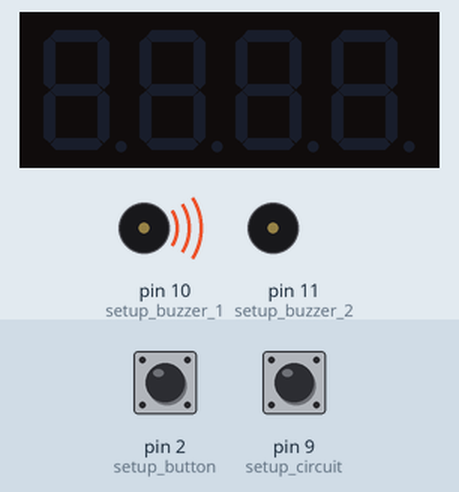
A sketch run on a simulated Arduino Uno, built with avr-gcc and run on an emulated ATmega328P. Parts: 4-digit seven-segment display, buzzer (waves = sounding, pin HIGH). The inputs (shaded band) are chosen by the test bench; at power-on: pin 9 (setup_circuit) LOW, pin 2 (setup_button) LOW.

Above: at 1.2 s.
1.3 s: pin 9 (setup_circuit) pulled HIGH for 3.2 s
At 5.8 s:
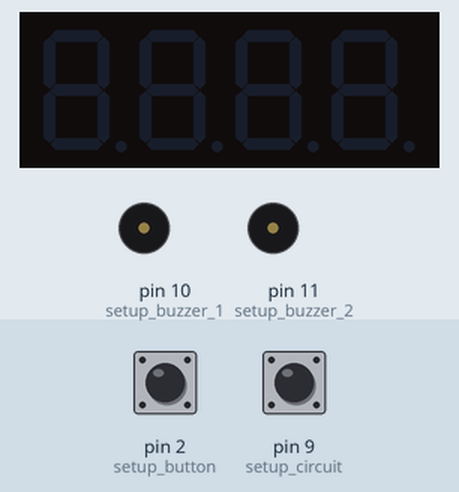
6.0 s: pin 2 (setup_button) pulled HIGH for 1 s
At 7.46 s:
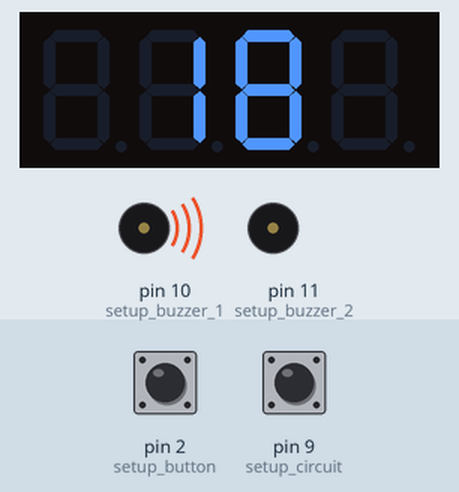
8.5 s: pin 9 (setup_circuit) pulled HIGH for 1 s
At 9.28 s:
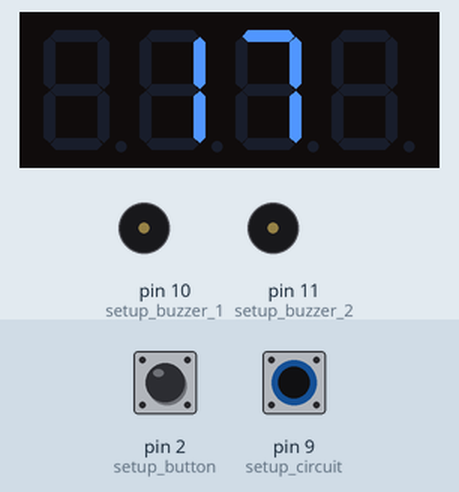
Timing chart, 0 to 17.0 s (numbered marks = the images above; inputs shaded):
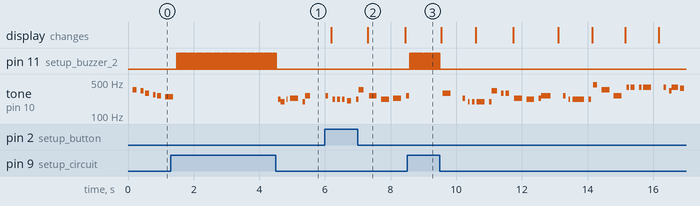

Measured:
- after the input at 1.3 s, pin 11 (setup_buzzer_2): alternates HIGH for 0.02 s and LOW for 0.02 s, 188 changes in all, then stays LOW, starting after 0.19 s
- after the input at 6.0 s, the display: first changes after 0.19 s (image 2 shows a later state)
- after the input at 8.5 s, pin 11 (setup_buzzer_2): alternates HIGH for 0.02 s and LOW for 0.02 s, 58 changes in all, then stays LOW, starting after 0.08 s
- by itself, tone on pin 10 (setup_buzzer_1): plays 293 Hz for 0.24 s, 233 Hz for 0.08 s, 196 Hz for 0.04 s, 196 Hz for 0.08 s, 196 Hz for 0.24 s, 196 Hz for 0.08 s … (28 notes in this stretch)
- what the display in image 2 shows lasts 1.1 s, from 7.3 s to 8.4 s

The sketch:

original_Buzzergame.ino
```cpp
#include <TM1637.h> // include display library
#include <pitches.h> // include pitches

TM1637 *_display = new TM1637(5, 4); // create display object, 12 = CLK (clock), 13 = D10 (data)

// music
int songState = 0;

int melody[] = {
NOTE_F4, NOTE_E4, NOTE_D4, NOTE_CS4,
NOTE_C4, NOTE_B3, NOTE_AS3, NOTE_A3,
NOTE_G3, NOTE_A3, NOTE_AS3, NOTE_A3,
NOTE_G3, NOTE_C4, 0,

NOTE_C4, NOTE_A3, NOTE_A3, NOTE_A3,
NOTE_GS3, NOTE_A3, NOTE_F4, NOTE_C4,
NOTE_C4, NOTE_A3, NOTE_AS3, NOTE_AS3,
NOTE_AS3, NOTE_C4, NOTE_D4, 0,

NOTE_AS3, NOTE_G3, NOTE_G3, NOTE_G3,
NOTE_FS3, NOTE_G3, NOTE_E4, NOTE_D4,
NOTE_D4, NOTE_AS3, NOTE_A3, NOTE_A3,
NOTE_A3, NOTE_AS3, NOTE_C4, 0,

NOTE_C4, NOTE_A3, NOTE_A3, NOTE_A3,
NOTE_GS3, NOTE_A3, NOTE_A4, NOTE_F4,
NOTE_F4, NOTE_C4, NOTE_B3, NOTE_G4,
NOTE_G4, NOTE_G4, NOTE_G4, 0,

NOTE_G4, NOTE_E4, NOTE_G4, NOTE_G4,
NOTE_FS4, NOTE_G4, NOTE_D4, NOTE_G4,
NOTE_G4, NOTE_FS4, NOTE_G4, NOTE_C4,
NOTE_B3, NOTE_C4, NOTE_B3, NOTE_C4, 0
};

int tempo[] = {
8, 16, 8, 16,
8, 16, 8, 16,
16, 16, 16, 8,
16, 8, 3,

12, 16, 16, 16,
8, 16, 8, 16,
8, 16, 8, 16,
8, 16, 4, 12,

12, 16, 16, 16,
8, 16, 8, 16,
8, 16, 8, 16,
8, 16, 4, 12,

12, 16, 16, 16,
8, 16, 8, 16,
8, 16, 8, 16,
8, 16, 4, 16,

12, 17, 17, 17,
8, 12, 17, 17,
17, 8, 16, 8,
16, 8, 16, 8, 1
};

// non blocking setup
// free play
unsigned long previousMillis1 = 0; // time words last changed
const long interval1 = 1500; // interval between changing

// music
unsigned long previousMillis2 = 0; // time last changed
const long interval2 = 100; // interval between notes

int displayStatus = 0; // keep track of what's displayed
int mode = 0; // keep track of game mode -- change to 0 or 1 for different modes

bool countdown = false;

unsigned long previousMillis3 = 0; // time last changed
const long interval3 = 1000; // interval between countdown
int count = 20; // challenge mode timer

void setup() {
// put your setup code here, to run once:
pinMode(9, INPUT); // setup circuit
pinMode(10, OUTPUT); // setup buzzer 1
pinMode(11, OUTPUT); // setup buzzer 2
pinMode(2, INPUT); // setup button

_display->set(5); // set brightness
_display->point(false); // remove colon
_display->init(); // start display
}

void loop() {
// put your main code here, to run repeatedly:
if(mode == 0) {
// challenge mode
if(digitalRead(2) == HIGH) {
delay(25);
if(digitalRead(2) == HIGH) {
countdown = true; // stop the countdown
}
else {
countdown = false; // stop the countdown
}
}
if(countdown) {
showCountdown(); // advance countdown
}
}
else {
// free play
toggleFreePlay();
}
if(digitalRead(9) == HIGH) {
delay(25);
if(digitalRead(9) == HIGH) {
while(digitalRead(9) == HIGH) {
buzz(11, NOTE_B0, 1000/24);
digitalWrite(11,LOW);
}
}
}
else
sing();
}

void showCountdown() {
// countdown the time remaining
unsigned long currentMillis = millis(); // current time
if (currentMillis - previousMillis3 >= interval3) {
previousMillis3 = currentMillis;
--count;
showNumber(count);
if(count == 0) {
// game over
countdown = false;
count = 20;
// reset countdown
// buzz 3 times
buzz(11, NOTE_B0, 1000/24);
delay(100);
buzz(11, NOTE_B0, 1000/24);
delay(100);
buzz(11, NOTE_B0, 1000/24);
}
}
}

void showNumber(int number) {
// show numbers (maximum 99) on display
_display->display(0, 25); // write - to segment 1
_display->display(3, 25); // write - to segment 4

// write number to middle of display
 if(number == 10)
 {
 _display->display(1,1);
 _display->display(2,0);
 }
 else if(number > 9)
 {
 _display->display(1,1);
 int newVal = number - 10;
 _display->display(2, newVal);
 }
 else
 {
 _display->display(1,0);
 _display->display(2,number);
 }
}

void toggleFreePlay() {
// scroll between words without blocking
unsigned long currentMillis = millis(); // current time
if (currentMillis - previousMillis1 >= interval1) {
previousMillis1 = currentMillis;
if(displayStatus == 1)
showPlay();
else
showFree();
}
}

void showPlay() {
// write "PLAY" to the display
_display->display(0, 21); // write P to segment 1
_display->display(1, 18); // write L to segment 2
_display->display(2, 10); // write A to segment 3
_display->display(3, 4); // write Y to segment 4
displayStatus = 2;
}

void showFree() {
// write "Free" to the display
_display->display(0, 15); // write F to segment 1
_display->display(1, 23); // write r to segment 2
_display->display(2, 14); // write E to segment 3
_display->display(3, 14); // write E to segment 4
displayStatus = 1;
}

void buzz(int targetPin, long frequency, long length) {
/* Buzzer example function by Rob Faludi
http://www.faludi.com
https://gist.github.com/AnthonyDiGirolamo/1405180
*/
long delayValue = 1000000/frequency/2; // calculate the delay value between transitions
//// 1 second's worth of microseconds, divided by the frequency, then split in half since
//// there are two phases to each cycle
long numCycles = frequency * length/ 1000; // calculate the number of cycles for proper timing
//// multiply frequency, which is really cycles per second, by the number of seconds to
//// get the total number of cycles to produce
for (long i=0; i < numCycles; i++){ // for the calculated length of time...
digitalWrite(targetPin,HIGH); // write the buzzer pin high to push out the diaphragm
delayMicroseconds(delayValue); // wait for the calculated delay value
digitalWrite(targetPin,LOW); // write the buzzer pin low to pull back the diaphragm
delayMicroseconds(delayValue); // wait again for the calculated delay value
}
}

void sing() {
// play the song in a non blocking way
unsigned long currentMillis = millis();

if (currentMillis - previousMillis2 >= interval2) {
previousMillis2 = currentMillis;
int noteDuration = 1000 / tempo[songState];
buzz(10, melody[songState], noteDuration);
int pauseBetweenNotes = noteDuration;
delay(pauseBetweenNotes);

// stop the tone playing:
buzz(10, 0, noteDuration);

++songState;
// start song again if finished
if(songState > 79) {
songState = 14; // skip intro
}
}
}
```
